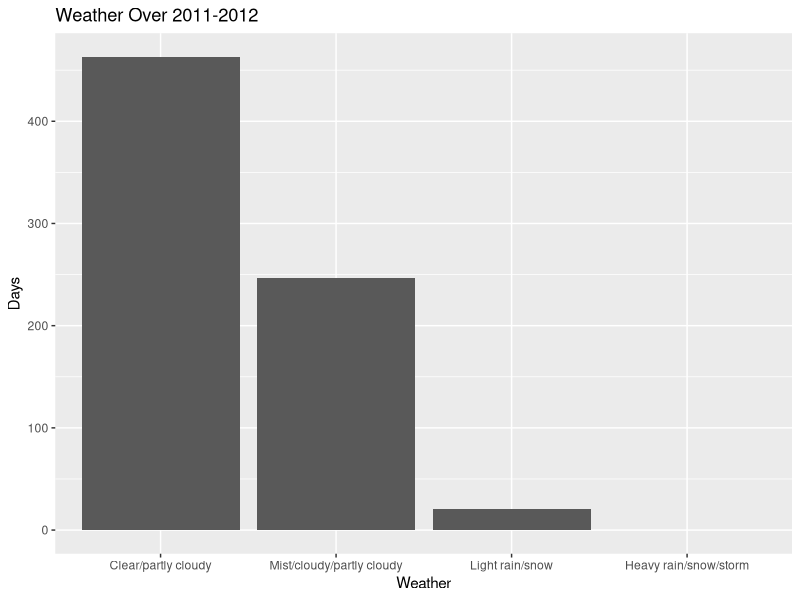

The R script that drew this image:
## ---- chunk 1
knitr::opts_chunk$set(echo = TRUE)
library(tidyverse)
library(readr)
Bikeshare <- read.csv("Bikeshare.csv")
## ---- chunk 2
Bikeshare$weather <- factor(Bikeshare$weather, levels = c("1","2","3","4"))
weather.barplot <- ggplot(data = Bikeshare) + geom_bar(mapping = aes(x = weather)) + labs(title = "Weather Over 2011-2012") + scale_x_discrete(breaks = c(1, 2, 3, 4), labels = c("Clear/partly cloudy", "Mist/cloudy/partly cloudy", "Light rain/snow", "Heavy rain/snow/storm"), drop = FALSE) + ylab("Days") + xlab("Weather")
plot(weather.barplot)
## ---- chunk 3
meme <- matrix(c(463,63.34, 247,33.79, 21,2.87, 0,0), nrow = 4, ncol = 2, byrow = TRUE,
               dimnames = list(c("clear/partly cloudy", "mist/cloudy/partly cloudy", "light rain/snow", "heavy rain/snow/storm"),
                               c("Count", "Percentage")))
print(meme)
